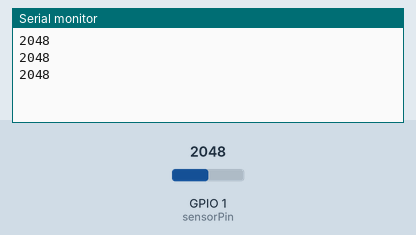
A sketch run on a simulated ESP32-C3. Shown: the last lines printed to the serial monitor. The inputs (shaded band) are chosen by the test bench; at power-on: GPIO 1 (sensorPin) = 2048.

Above: at 1.3 s.
1.4 s: GPIO 1 (sensorPin) set to 2866
At 1.9 s:
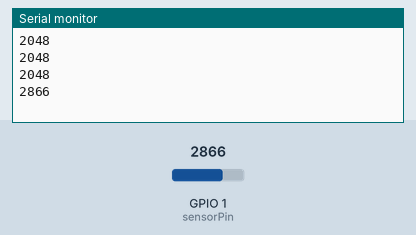
2.9 s: GPIO 1 (sensorPin) set to 3603
At 3.4 s:
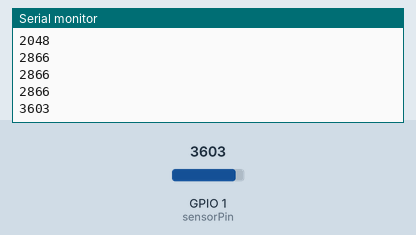
Timing chart, 0 to 5.9 s (numbered marks = the images above; inputs shaded):
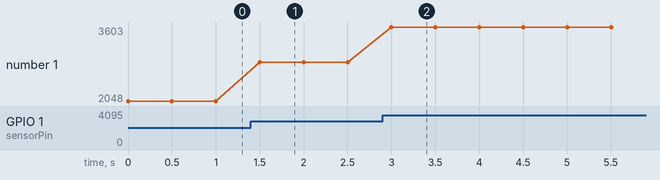

The sketch:

ex08-sensor_panel.ino
```cpp
/*-Ju$t-NoT3s-
So this one using Potentiometer:
  1) Read potentiometer
  2) Convert ADC
  3) Display real-time in OLED
  4) Clean the UI
*/
#include <Arduino.h>
#include <U8g2lib.h>

U8G2_SSD1306_128X64_NONAME_F_HW_I2C u8g2(U8G2_R0, /* reset=*/ U8X8_PIN_NONE);

int sensorPin = 1;   // ESP32-C3 uses GPIO2 for ADC
int sensorValue = 0;

void setup() {
  Serial.begin(115200);
}

void loop() {
  sensorValue = analogRead(sensorPin);
  Serial.println(sensorValue);
  delay(500);
}
```

Measured:
- after the input at 1.4 s, the serial monitor: prints a new line after 0.10 s (image 1)
- after the input at 2.9 s, the serial monitor: prints a new line after 0.10 s (image 2)
- plotted number 1: 2048 → 2866 after the input at 1.4 s, 2866 → 3603 after the input at 2.9 s
